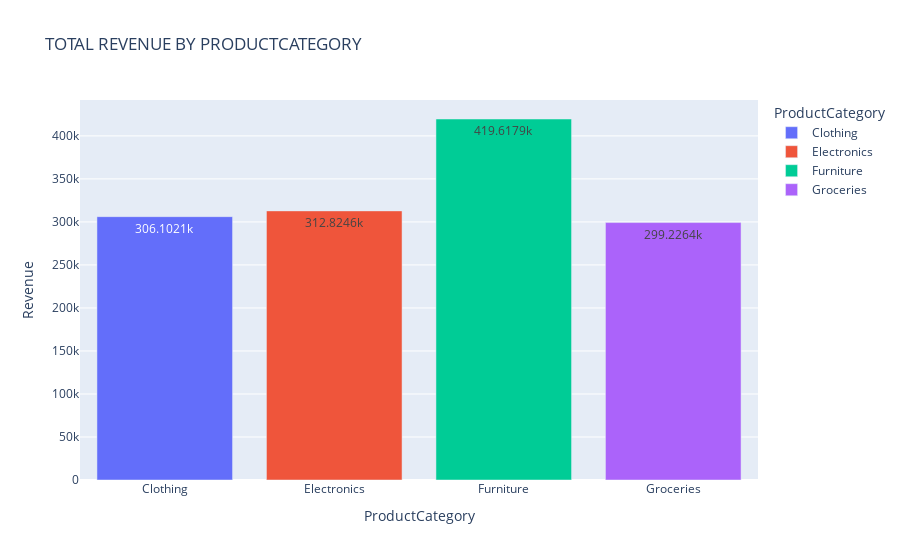

The cell this chart's notebook holds for it:
### Code cell
f= a.groupby("ProductCategory")["Revenue"].sum().reset_index()
px.bar(f, x="ProductCategory",y="Revenue",text ="Revenue",
    title="TOTAL REVENUE BY PRODUCTCATEGORY",color="ProductCategory",
    text_auto=True)

### Figure 1 — Plotly figure (JSON) as saved in the notebook; plotly's stock layout.template omitted (floating-point values rounded to 4 significant figures)
{"data": [{"alignmentgroup": "True", "hovertemplate": "ProductCategory=%{x}<br>Revenue=%{text}<extra></extra>", "legendgroup": "Clothing", "marker": {"color": "#636efa", "pattern": {"shape": ""}}, "name": "Clothing", "offsetgroup": "Clothing", "orientation": "v", "showlegend": true, "text": [306100.0], "textposition": "auto", "texttemplate": "%{y}", "type": "bar", "x": ["Clothing"], "xaxis": "x", "y": [306100.0], "yaxis": "y"}, {"alignmentgroup": "True", "hovertemplate": "ProductCategory=%{x}<br>Revenue=%{text}<extra></extra>", "legendgroup": "Electronics", "marker": {"color": "#EF553B", "pattern": {"shape": ""}}, "name": "Electronics", "offsetgroup": "Electronics", "orientation": "v", "showlegend": true, "text": [312800.0], "textposition": "auto", "texttemplate": "%{y}", "type": "bar", "x": ["Electronics"], "xaxis": "x", "y": [312800.0], "yaxis": "y"}, {"alignmentgroup": "True", "hovertemplate": "ProductCategory=%{x}<br>Revenue=%{text}<extra></extra>", "legendgroup": "Furniture", "marker": {"color": "#00cc96", "pattern": {"shape": ""}}, "name": "Furniture", "offsetgroup": "Furniture", "orientation": "v", "showlegend": true, "text": [419600.0], "textposition": "auto", "texttemplate": "%{y}", "type": "bar", "x": ["Furniture"], "xaxis": "x", "y": [419600.0], "yaxis": "y"}, {"alignmentgroup": "True", "hovertemplate": "ProductCategory=%{x}<br>Revenue=%{text}<extra></extra>", "legendgroup": "Groceries", "marker": {"color": "#ab63fa", "pattern": {"shape": ""}}, "name": "Groceries", "offsetgroup": "Groceries", "orientation": "v", "showlegend": true, "text": [299200.0], "textposition": "auto", "texttemplate": "%{y}", "type": "bar", "x": ["Groceries"], "xaxis": "x", "y": [299200.0], "yaxis": "y"}], "layout": {"autosize": true, "barmode": "relative", "legend": {"title": {"text": "ProductCategory"}, "tracegroupgap": 0}, "title": {"text": "TOTAL REVENUE BY PRODUCTCATEGORY"}, "xaxis": {"anchor": "y", "autorange": true, "categoryarray": ["Clothing", "Electronics", "Furniture", "Groceries"], "categoryorder": "array", "domain": [0, 1], "range": [-0.5, 3.5], "title": {"text": "ProductCategory"}, "type": "category"}, "yaxis": {"anchor": "x", "autorange": true, "domain": [0, 1], "range": [0, 441700.0], "title": {"text": "Revenue"}, "type": "linear"}}}
